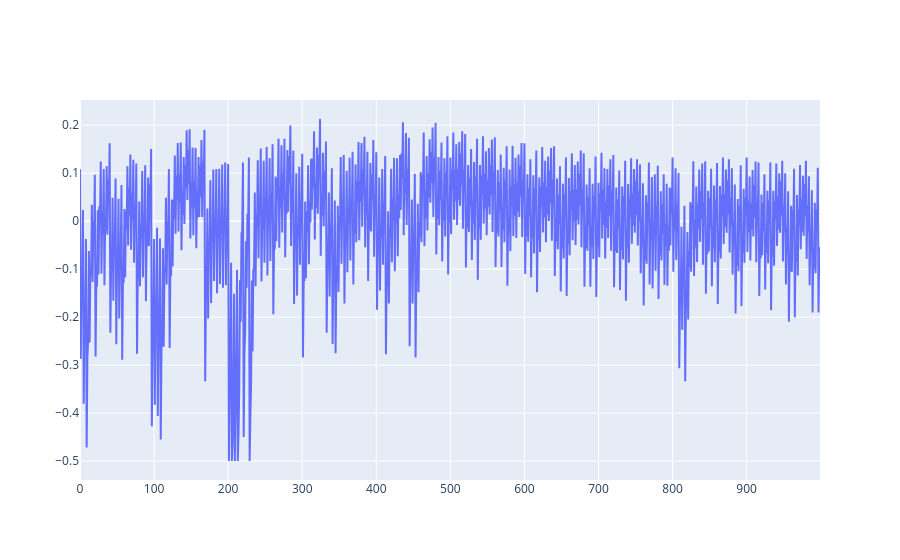

The cell this chart's notebook holds for it:
### Code cell
# Plot the first captured trace
fig = pgo.Figure()
fig.add_trace(pgo.Scatter(y=trace["trace"][0]))
fig.show()

### Figure 1 — Plotly figure (JSON) as saved in the notebook; plotly's stock layout.template omitted (floating-point values rounded to 4 significant figures; data arrays with more than 128 entries replaced by an {"elided": "..."} marker saying what was removed)
{"data": [{"type": "scatter", "y": {"elided": "1000 float values"}}], "layout": {}}
